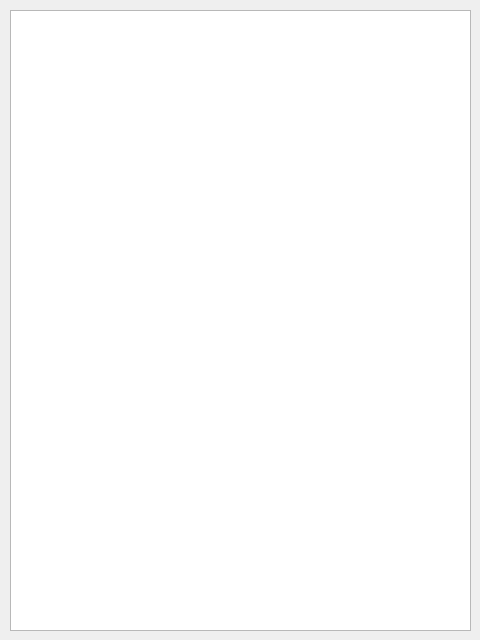
<?xml version="1.0" encoding="UTF-8"?>
<ui version="4.0">
 <class>Dialog</class>
 <widget class="QDialog" name="Dialog">
  <property name="geometry">
   <rect>
    <x>0</x>
    <y>0</y>
    <width>480</width>
    <height>640</height>
   </rect>
  </property>
  <property name="windowTitle">
   <string>History</string>
  </property>
  <widget class="QTableView" name="historyView">
   <property name="geometry">
    <rect>
     <x>10</x>
     <y>10</y>
     <width>461</width>
     <height>621</height>
    </rect>
   </property>
  </widget>
 </widget>
 <resources/>
 <connections/>
</ui>
